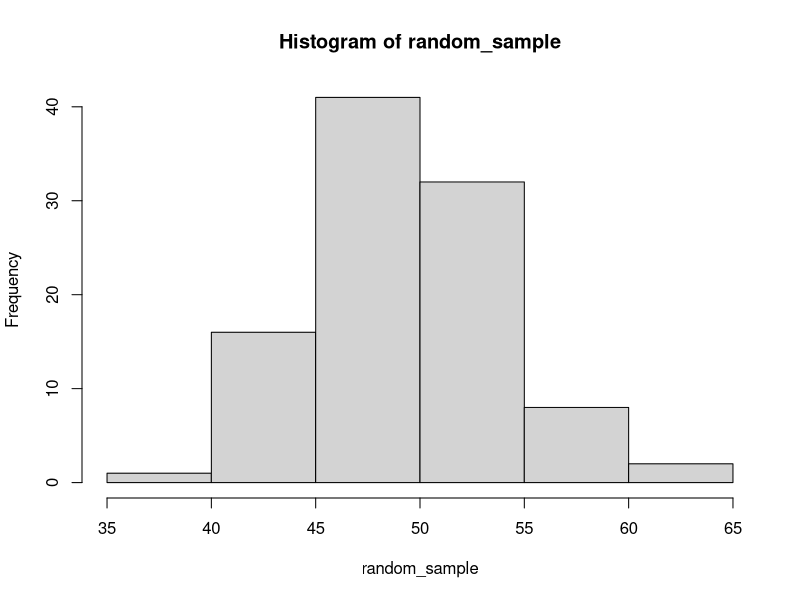
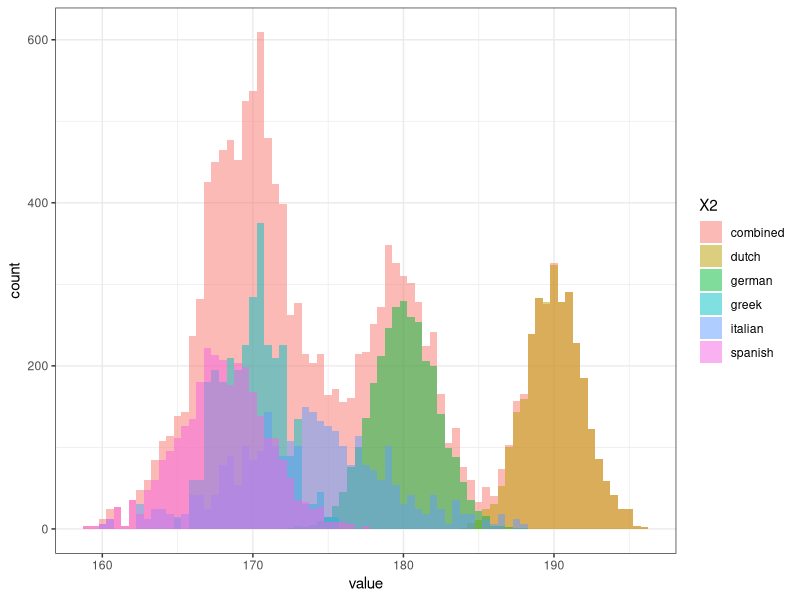

These charts were generated, in order, by the following R code:
## ---- chunk 1
# Binomial distribution


sample_size = 100

random_sample=rbinom(100, 100, 0.5)

hist(random_sample)

# Please re-run the code to see how it differs throughout. 

quantile(random_sample,c(0.25,0.75)) # 50% interval

quantile(random_sample, c(0.025, 0.975)) # 95% interval

## ---- chunk 2
library(ggplot2)
library(reshape)

# Creating the samples
dutch <- rnorm(2000, 190, 2)
german <- rnorm(3000, 180, 2.2)
spanish <- rnorm (1000, 168, 3)
italian <- rnorm(500, 174, 5)
greek <- rnorm(200, 170, 2)

# Data manipulation
combined <- cbind(dutch, german, spanish, italian, greek)

df <- melt(combined)
df2 <- rbind(as.matrix(df), (cbind(rep(0, nrow(df)), rep("combined", nrow(df)), df[,3])))
df3 <- as.data.frame(df2, stringsAsFactors=FALSE)
df3$value <- as.numeric(df3$value)

# plotting the plot
ggplot(df3,aes(x=value,group=X2,fill=X2)) + geom_histogram(position="identity",binwidth=0.5, alpha=0.5) + theme_bw()

## ---- chunk 3
quantile(combined,c(0.25,0.75)) # 50% interval

quantile(combined, c(0.025, 0.975)) # 95% interval
